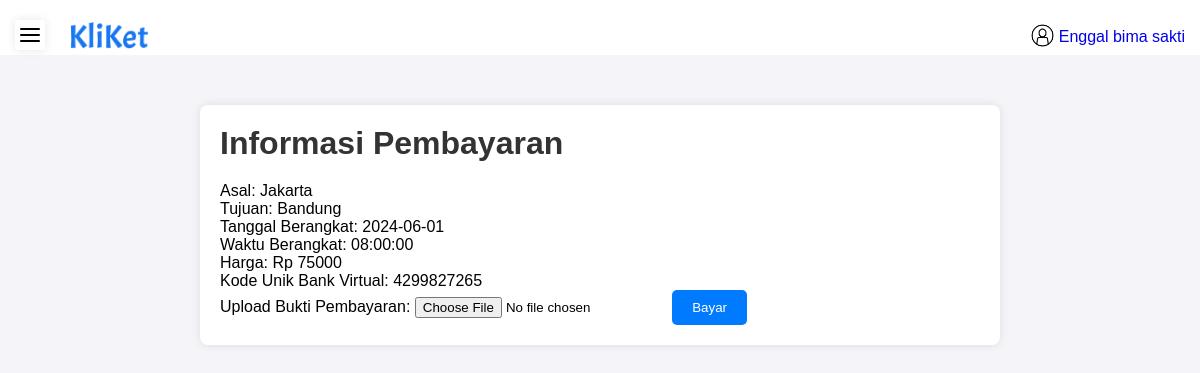
Page /pembayaran.php?tiketID=22 (signed in) on the committed database.
### tables this page shows
CREATE TABLE `pengguna` (
  `userid` int(11) NOT NULL,
  `username` varchar(255) NOT NULL,
  `nama` varchar(255) NOT NULL,
  `email` varchar(255) NOT NULL
);

CREATE TABLE `tiket` (
  `tiketID` int(11) NOT NULL,
  `ruteID` int(11) NOT NULL,
  `userID` int(11) NOT NULL,
  `pembayaran` int(11) DEFAULT NULL,
  `status_kehadiran` varchar(20) DEFAULT 'Belum Ditentukan',
  `bukti_pembayaran` varchar(255) DEFAULT NULL,
  `kode_unik_bank` varchar(255) DEFAULT NULL
);

CREATE TABLE `rute` (
  `ruteID` int(11) NOT NULL,
  `waktu_berangkat` time NOT NULL,
  `asal` varchar(255) NOT NULL,
  `tanggal_berangkat` date NOT NULL,
  `tujuan` varchar(255) DEFAULT NULL,
  `busID` int(11) DEFAULT NULL,
  `harga` int(11) DEFAULT NULL
);

### database/auth.php (called while the page is built, shortened)
<?php
$userID = $_SESSION['userID'];
$sql = "
    SELECT p.nama, p.email
    FROM pengguna p
    WHERE p.userID = ?";
$stmt = $conn->prepare($sql);
$stmt->bind_param('i', $userID);
$stmt->execute();
$result = $stmt->get_result();
$user = $result->fetch_assoc();
$nama = isset($user['nama']) ? $user['nama'] : '';
?>

### pembayaran.php (the view, shortened to what this page needs)
<?php
include 'database/koneksi.php';
include 'database/auth.php';
?>
<!DOCTYPE html>
<html lang="en">
<head>
    <link rel="stylesheet" href="css/style.css">
    <link rel="stylesheet" href="css/pembayaran.css">
</head>
<body>
    <?php
    include 'navbar.php';
    ?>
    <div class="container">
        <h1>Informasi Pembayaran</h1>
        <?php
        if (isset($_GET['tiketID'])) {
            $tiketID = $_GET['tiketID'];
            $query = "SELECT rute.asal, rute.tujuan, rute.tanggal_berangkat, rute.waktu_berangkat, rute.harga, tiket.kode_unik_bank
                      FROM tiket JOIN rute ON tiket.ruteID = rute.ruteID WHERE tiket.tiketID = ?";
            $stmt = $conn->prepare($query);
            $stmt->bind_param("i", $tiketID);
            $stmt->execute();
            $result = $stmt->get_result();
            if ($result->num_rows > 0) {
                $row = $result->fetch_assoc();
                ?>
                <p>Asal: <?php echo htmlspecialchars($row['asal']); ?></p>
                <p>Tujuan: <?php echo htmlspecialchars($row['tujuan']); ?></p>
                <p>Tanggal Berangkat: <?php echo htmlspecialchars($row['tanggal_berangkat']); ?></p>
                <p>Waktu Berangkat: <?php echo htmlspecialchars($row['waktu_berangkat']); ?></p>
                <p>Harga: Rp <?php echo htmlspecialchars($row['harga']); ?></p>
                <p>Kode Unik Bank Virtual: <?php echo htmlspecialchars($row['kode_unik_bank']); ?></p>
                <form action="database/checkout.php" method="POST" enctype="multipart/form-data">
                    <label for="bukti_pembayaran">Upload Bukti Pembayaran:</label>
                    <input type="file" name="bukti_pembayaran" id="bukti_pembayaran" accept="bukti/*" required>
                    <button type="submit" class="btn-pembayaran">Bayar</button>
                </form>
                <?php
            } else {
                echo "<p>Tiket tidak ditemukan.</p>";
            }
        } else {
            echo "<p>Informasi pembayaran tidak valid.</p>";
        }
        ?>
    </div>
</body>
</html>

### navbar.php (shortened to what this page needs)
<head>
</head>
<div class="nav">
        <label>
            <div class="toggle">
                <span class="top_line common"></span>
                <span class="middle_line common"></span>
                <span class="bottom_line common"></span>
            </div>
        </label>
        <div class="cont">
            <nav>
                <a href="index.php"><img src="img/Kliket-logo-blue.png" class="logo"></a>
                <ul>
                    <li><a href="profile.php"><img src="img/user_icon.png" class="logo2"><?php echo htmlspecialchars($nama); ?></a></li>
                </ul>
            </nav>
        </div>
    </div>

### css/style.css (style rules this page uses)
* { margin: 0; padding: 0; box-sizing: border-box; }
.nav { width: 100%; height: 55px; background-color: white; background-position: center; background-size: cover; }
nav { display: flex; align-items: center; justify-content: space-between; flex-wrap: wrap; }
.logo { margin-left: 70px; margin-top: 22px; width: 80px; }
nav ul li { display: inline-block; list-style: none; margin: 0px 15px; margin-top: 12px; }
nav ul li a { text-decoration: none; position: relative; }
nav ul li a::after { content: ''; width: 0; height: 3px; background: #0D6EFD; position: absolute; left: 0; bottom: -4px; transition: 1s; }
.logo2 { margin-bottom: -10px; width: 33px; }
.toggle { position: absolute; height: 30px; width: 30px; top: 20px; left: 15px; z-index: 1; cursor: pointer; border-radius: 2px; background-color: white; box-shadow: 0 0 10px rgba(0, 0, 0, 0.1); }
.toggle .common { position: absolute; height: 2px; width: 20px; background-color: black; border-radius: 50px; transition: 0.3 ease; }
.toggle .top_line { top: 30%; left: 50%; transform: translate(-50%,-50%); }
.toggle .middle_line { top: 50%; left: 50%; transform: translate(-50%,-50%); }
.toggle .bottom_line { top: 70%; left: 50%; transform: translate(-50%,-50%); }

### css/pembayaran.css (style rules this page uses)
body { font-family: Arial, sans-serif; background-color: #f4f4f9; margin: 0; padding: 0; }
.container { width: 100%; max-width: 800px; margin: 50px auto; padding: 20px; background-color: #ffffff; box-shadow: 0 0 10px rgba(0, 0, 0, 0.1); border-radius: 8px; }
h1 { color: #333; margin-bottom: 20px; }
.btn-pembayaran { padding: 10px 20px; background-color: #007bff; color: #fff; border: none; border-radius: 5px; cursor: pointer; transition: background-color 0.3s ease; }

### rows in the picture
pengguna: nama "Enggal bima sakti"
tiket: ruteID.asal "Jakarta", ruteID.tujuan "Bandung", ruteID.tanggal_berangkat "2024-06-01", ruteID.waktu_berangkat "08:00:00", ruteID.harga "75000", kode_unik_bank "4299827265"
